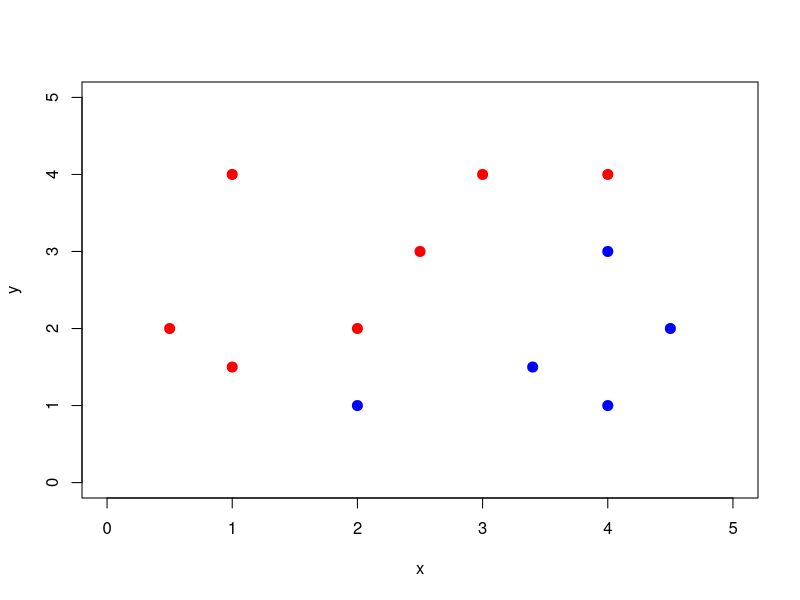
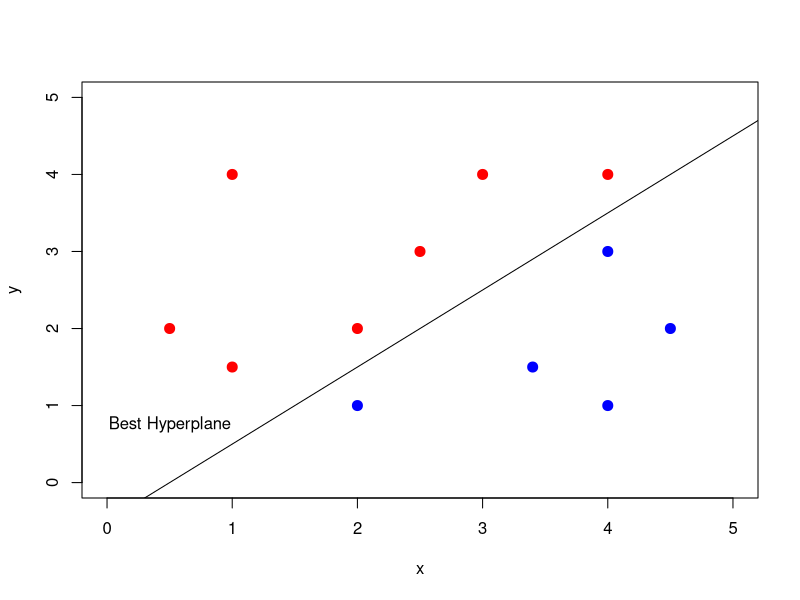
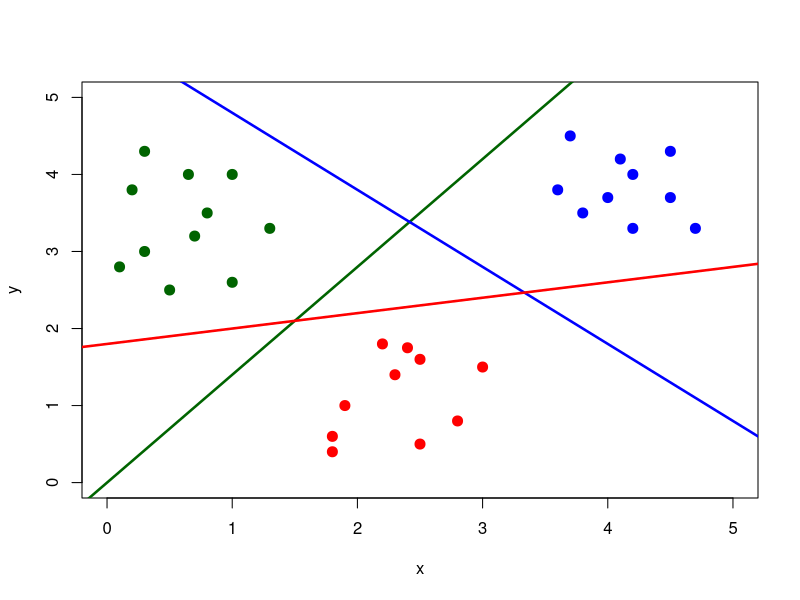

Recreate these plots in R, in order.
## ---- chunk 1
x = c(0.5, 1, 3, 2, 4, 2.5, 1, 2, 4, 4, 4.5, 3.4)
y = c(2, 1.5, 4, 2, 4, 3, 4, 1, 3, 1, 2, 1.5)
colors = c("red", "red", "red","red", "red","red", "red", "blue", "blue", "blue", "blue", "blue")


plot(x, y, col = colors, xlim = c(0, 5), ylim = c(0, 5),
     pch = 20 ,cex = 2)


plot(x, y, col = colors, xlim = c(0, 5), ylim = c(0, 5),
     pch = 20 ,cex = 2)
abline(-0.5, 1)
text(0.5, 0.75, "Best Hyperplane")
## ---- chunk 2
x = c(0.1, 0.3, 0.5, 0.8, 1, 1.3, 0.65, 0.7, 0.2, 0.3, 1, 
      1.8, 1.8, 1.9, 2.2, 2.5, 2.4, 2.8, 3, 2.5, 2.3,
      3.8, 4, 4.2, 4.5, 3.6, 4.1, 4.7, 3.7, 4.2, 4.5)
y = c(2.8, 3.0, 2.5, 3.5, 4, 3.3, 4, 3.2, 3.8, 4.3, 2.6,
      0.4, 0.6, 1.0, 1.8, 1.6, 1.75, 0.8, 1.5, 0.5, 1.4,
      3.5, 3.7, 4, 4.3, 3.8, 4.2, 3.3, 4.5, 3.3, 3.7)
colors = c("darkgreen", "darkgreen", "darkgreen", "darkgreen", "darkgreen", "darkgreen", "darkgreen", "darkgreen", "darkgreen", "darkgreen", "darkgreen", 
           "red", "red", "red", "red", "red", "red", "red", "red", "red", "red",
           "blue", "blue", "blue", "blue", "blue", "blue", "blue", "blue", "blue", "blue")

plot(x, y, col = colors, xlim = c(0, 5), ylim = c(0, 5),
     pch = 20 ,cex = 2)
abline(0, 1.4, col = "darkgreen", lwd = 2.5)
abline(5.8, -1, col = "blue", lwd = 2.5)
abline(1.8, 0.2, col = "red", lwd = 2.5)
